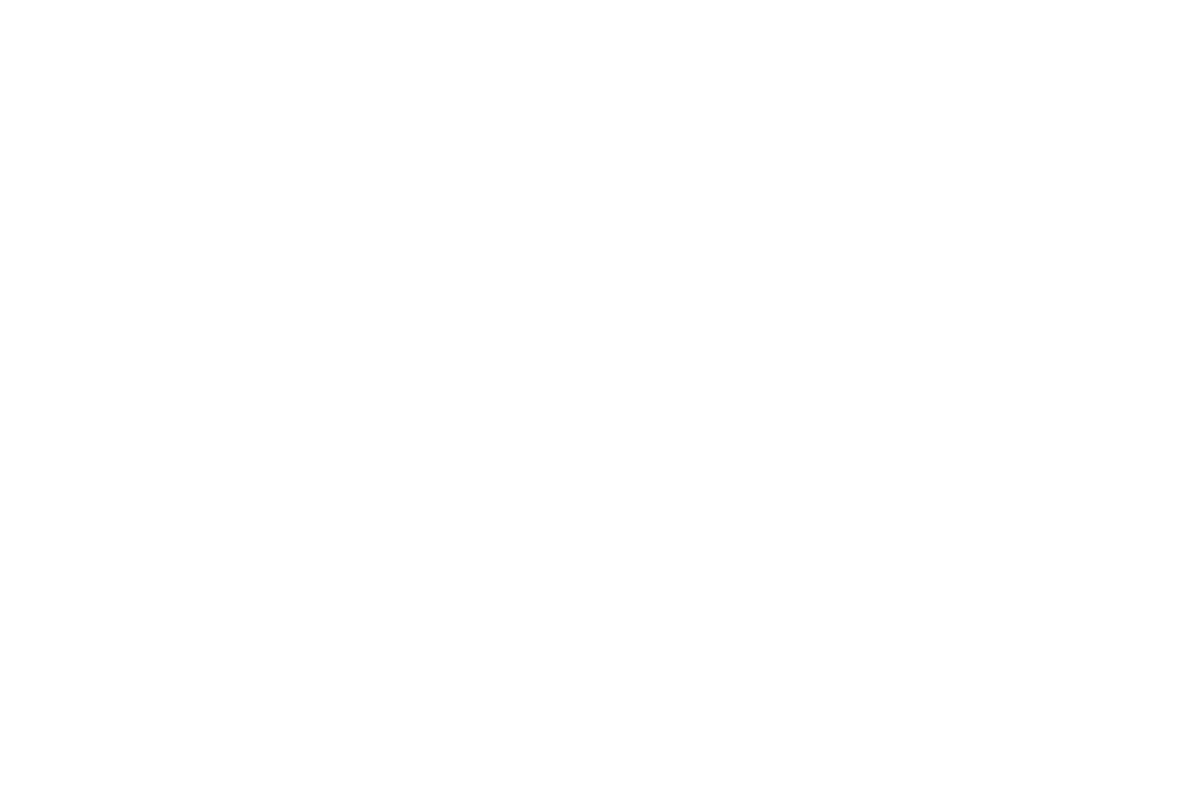
Frame 1 (no input)
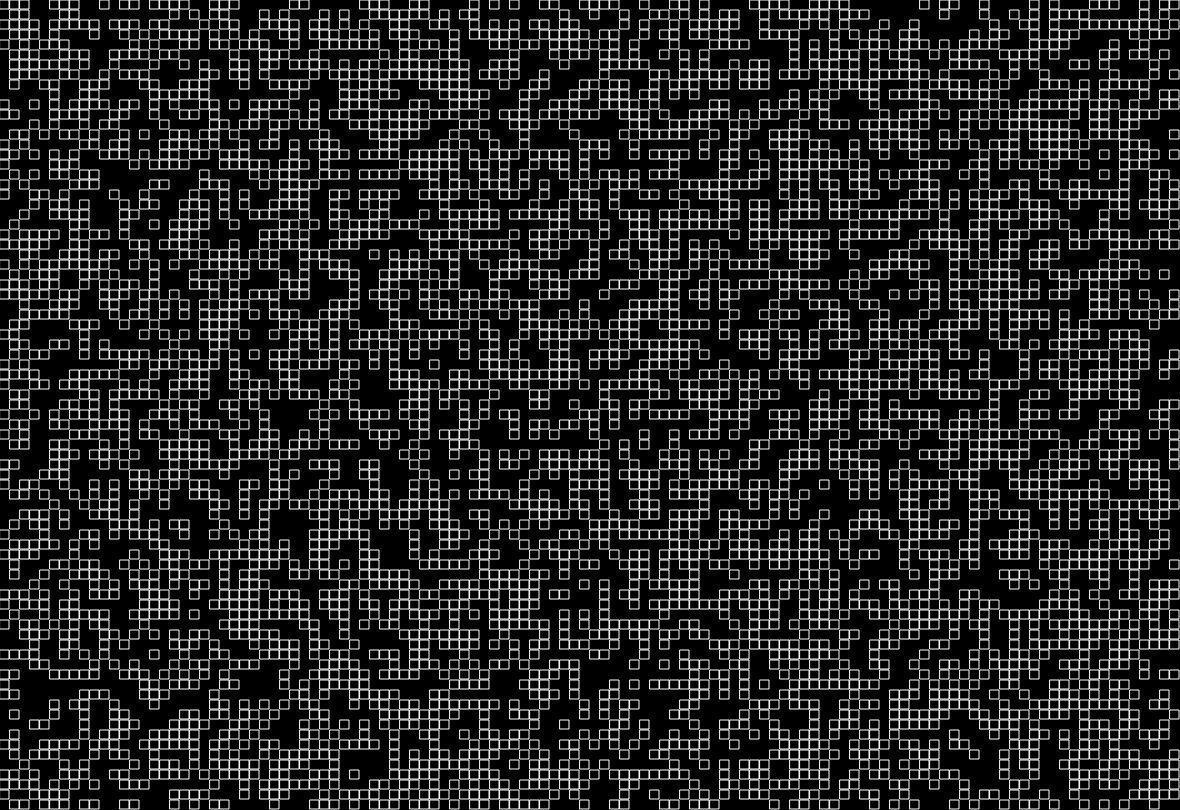
Frame 60 (no input)
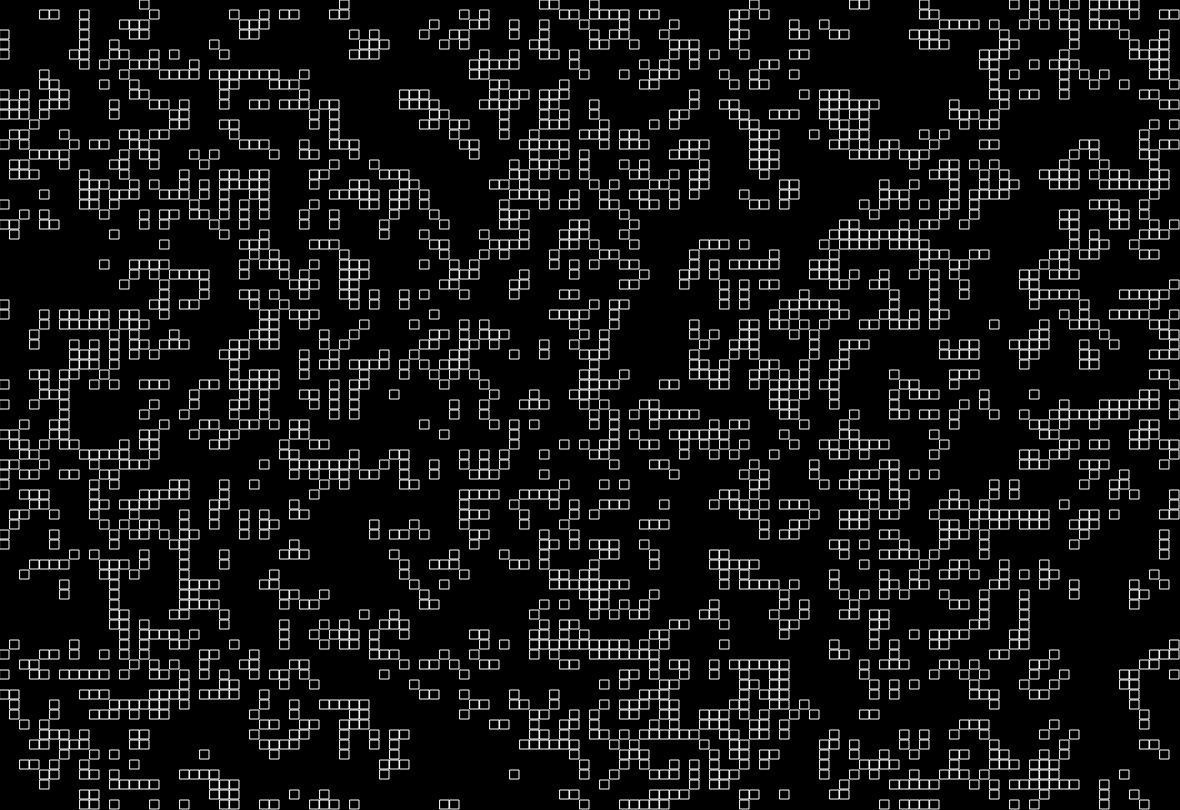
Frame 120 (the mouse pressed at the canvas centre since frame 60)

The p5.js sketch that drew these frames (run headless with seeded random() and noise() and a simulated clock; from frame 60 on, the mouse is pressed at the canvas centre):

// p5.js sketch
// ── sketch.js
function make2DArray(cols, rows) {
	let arr = new Array(cols);
	for (let i = 0; i < arr.length; i++) {
		arr[i] = new Array(rows);
	}
	return arr;
}

let grid;
let cols;
let rows;
let resolution = 10;

function setup() {
	createCanvas(windowWidth - 20, windowHeight - 190);
	cols = floor(width / resolution);
	rows = floor(height / resolution);

	grid = make2DArray(cols, rows);
	for (let i = 0; i < cols; i++) {
		for (let j = 0; j < rows; j++) {
		grid[i][j] = floor(random(2));
		}
	}
	setInterval(next, 150);
}
let color = (255);

function draw() {
};

function next() {
	background(0);
	
	for (let i = 0; i < cols; i++) {
		for (let j = 0; j < rows; j++) {
		let x = i * resolution;
		let y = j * resolution;
		if (grid[i][j] == 1) {
			fill(0);
			stroke(color);
			rect(x, y, resolution - 1, resolution - 1);
		}
		}
	}
	
	let next = make2DArray(cols, rows);
	
	for (let i = 0; i < cols; i++) {
		for (let j = 0; j < rows; j++) {
			let state = grid[i][j];
			let neighbors = countNeighbors(grid, i, j);
	
			if (state == 0 && neighbors == 3) {
				next[i][j] = 1;
			} else if (state == 1 && (neighbors < 2 || neighbors > 3)) {
				next[i][j] = 0;
			} else {
				next[i][j] = state;
			}
		}
	}
	
	grid = next;

}

function countNeighbors(grid, x, y) {
	let sum = 0;
	for (let i = -1; i < 2; i++) {
		for (let j = -1; j < 2; j++) {
		let col = (x + i + cols) % cols;
		let row = (y + j + rows) % rows;
		sum += grid[col][row];
		}
	}
	sum -= grid[x][y];
	return sum;
}

function windowResized() {
	resizeCanvas(windowWidth, windowHeight);
}
